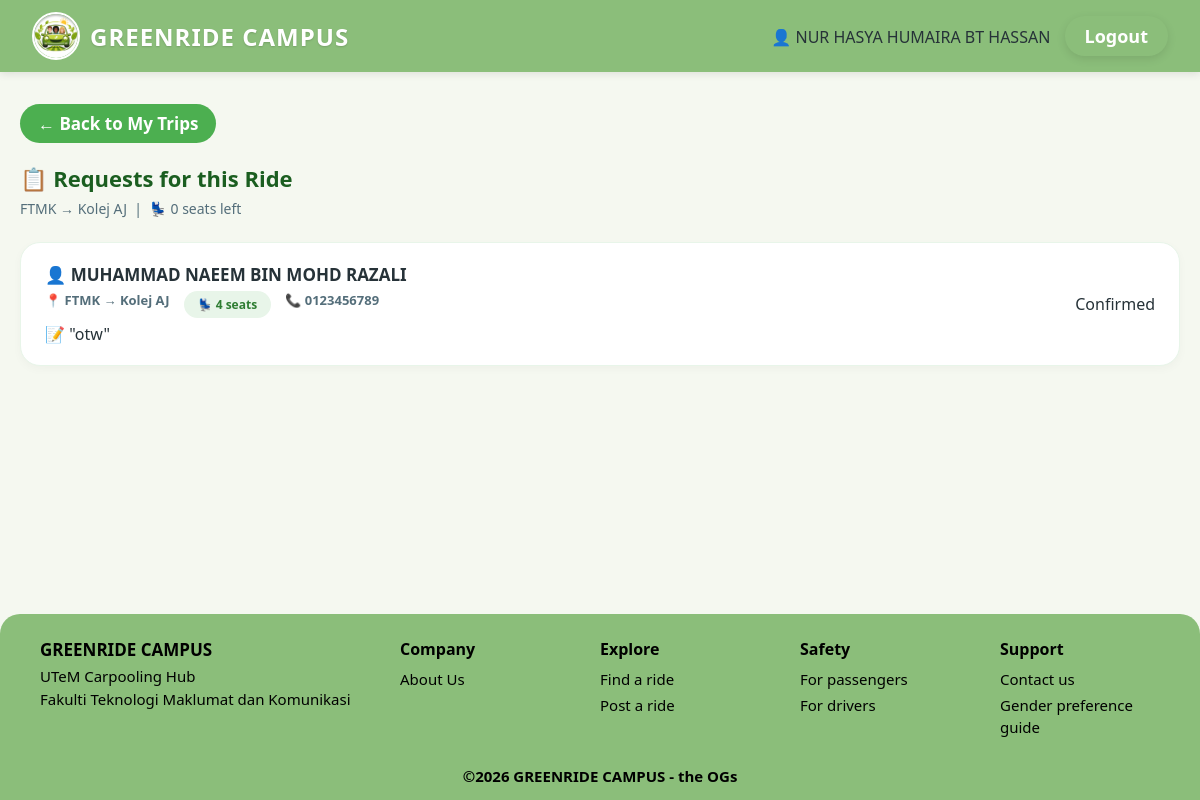
Page /trip/manage_request.php?trip_id=6 (signed in) on the committed database.
### tables this page shows
CREATE TABLE `trip` (
  `trip_ID` int(5) NOT NULL,
  `origin` varchar(100) NOT NULL,
  `destination` varchar(100) NOT NULL,
  `departure` datetime NOT NULL,
  `seats_available` int(2) NOT NULL,
  `price` decimal(10,2) NOT NULL,
  `status` varchar(20) NOT NULL,
  `gender_preference` varchar(20) DEFAULT NULL,
  `vehicle_ID` int(5) NOT NULL,
  `user_ID` int(5) NOT NULL
);

CREATE TABLE `triprequest` (
  `request_ID` int(5) NOT NULL,
  `seats_requested` int(2) NOT NULL,
  `pickup_point` varchar(100) NOT NULL,
  `dropoff_point` varchar(100) NOT NULL,
  `status` varchar(20) NOT NULL,
  `request_time` datetime NOT NULL,
  `response_time` datetime DEFAULT NULL,
  `passenger_note` varchar(255) DEFAULT NULL,
  `trip_ID` int(5) NOT NULL,
  `user_ID` int(5) NOT NULL,
  `booking_ID` int(5) DEFAULT NULL
);

CREATE TABLE `user` (
  `user_ID` int(5) NOT NULL,
  `name` varchar(100) NOT NULL,
  `email` varchar(100) NOT NULL,
  `password` varchar(255) NOT NULL,
  `phone_number` varchar(20) NOT NULL,
  `role` varchar(20) NOT NULL,
  `matric_number` varchar(10) NOT NULL,
  `gender` varchar(10) NOT NULL
);

### trip/manage_request.php (the view, shortened to what this page needs)
<?php
require_once '../config/database.php';
$trip_id = intval($_GET['trip_id']);
$user_id = $_SESSION['user_id'];
$trip = $conn->query("SELECT * FROM trip WHERE trip_ID='$trip_id' AND user_ID='$user_id'")->fetch_assoc();
$requests = $conn->query("
    SELECT tr.*, u.name AS passenger_name, u.phone_number
    FROM triprequest tr
    JOIN user u ON tr.user_ID = u.user_ID
    WHERE tr.trip_ID='$trip_id'
    ORDER BY
        CASE WHEN tr.status = 'Cancelled' THEN 0 ELSE 1 END,
        tr.request_time ASC
");
?>
<!DOCTYPE html>
<html lang="en">
<head>
    <link rel="stylesheet" href="../assets/css/style.css">
    <link rel="stylesheet" href="../assets/css/trip.css">
</head>
<body>
<?php include '../includes/header.php'; ?>
<div class="container">
    <a href="driver_trips.php" class="btn-back">← Back to My Trips</a>
    <h2 class="page-heading">📋 Requests for this Ride</h2>
    <p class="page-subtext">
        <?php echo htmlspecialchars($trip['origin']); ?> → <?php echo htmlspecialchars($trip['destination']); ?>
        &nbsp;|&nbsp; 💺 <?php echo $trip['seats_available']; ?> seat<?php echo $trip['seats_available'] != 1 ? 's' : ''; ?> left
    </p>
    <div class="trip-grid">
        <?php if ($requests && $requests->num_rows > 0): ?>
            <?php while ($req = $requests->fetch_assoc()): ?>
                <div class="trip-card">
                    <div class="trip-info-block">
                        <div class="trip-locations">👤 <?php echo htmlspecialchars($req['passenger_name']); ?></div>
                        <div class="trip-meta-row">
                            <span>📍 <?php echo htmlspecialchars($req['pickup_point']); ?> → <?php echo htmlspecialchars($req['dropoff_point']); ?></span>
                            <span class="badge-seats">💺 <?php echo $req['seats_requested']; ?> seat<?php echo $req['seats_requested'] != 1 ? 's' : ''; ?></span>
                            <span>📞 <?php echo htmlspecialchars($req['phone_number']); ?></span>
                        </div>
                        <?php if (!empty($req['passenger_note'])): ?>
                        <div class="trip-time">📝 "<?php echo htmlspecialchars($req['passenger_note']); ?>"</div>
                        <?php endif; ?>
                    </div>
                    <div class="trip-price-section">
                        <?php if ($req['status'] == 'Pending'): ?>
                            <div class="request-actions">
                                <form action="process_booking_response.php" method="POST" class="inline-form">
                                    <input type="hidden" name="request_id" value="<?php echo $req['request_ID']; ?>">
                                    <input type="hidden" name="action" value="approve">
                                    <button type="submit" class="btn btn-primary btn-sm">Approve</button>
                                </form>
                                <form action="process_booking_response.php" method="POST" class="inline-form">
                                    <input type="hidden" name="request_id" value="<?php echo $req['request_ID']; ?>">
                                    <input type="hidden" name="action" value="reject">
                                    <button type="submit" class="btn btn-danger btn-sm">Reject</button>
                                </form>
                            </div>
                        <?php else: ?>
                            <span class="badge-status badge-<?php echo strtolower($req['status']); ?>"><?php echo htmlspecialchars($req['status']); ?></span>
                        <?php endif; ?>
                    </div>
                </div>
            <?php endwhile; ?>
        <?php else: ?>
        <div class="empty-state">
            <p>No requests yet for this ride.</p>
        </div>
        <?php endif; ?>
    </div>
</div>
<?php include '../includes/footer.php'; ?>
</body>
</html>

### assets/css/style.css (style rules this page uses)
:root { --primary-green: #2E7D32; --light-green: #E8F5E9; --accent-green: #4CAF50; --bright-green: #76c442; --dark-green: #1B5E20; --bg-cream: #F1F8E9; --bg-page: #f5f8f0; --danger-red: #D32F2F; --danger-light: #FFEBEE; --text-dark: #263238; --text-muted: #546E7A; --border-radius: 16px; --card-shadow: 0 8px 24px rgba(46, 125, 50, 0.08); --navbar-green: #8bbe7a; }
* { box-sizing: border-box; margin: 0; padding: 0; font-family: 'Segoe UI', Roboto, Helvetica, Arial, sans-serif; }
body { background-color: var(--bg-page); color: var(--text-dark); min-height: 100vh; display: flex; flex-direction: column; }
.btn-back { background-color: var(--accent-green); color: white; padding: 8px 18px; border-radius: 25px; font-weight: 700; font-size: 17px; text-decoration: none; display: inline-flex; align-items: center; gap: 6px; margin-bottom: 20px; }
.container { padding: 32px 20px; max-width: 1200px; margin: 0 auto; flex: 1; width: 100%; }

### assets/css/trip.css (style rules this page uses)
.trip-grid { display: grid; grid-template-columns: 1fr; gap: 16px; }
.trip-card { background: #FFFFFF; border: 1.5px solid #E8F5E9; border-radius: 20px; padding: 20px 24px; display: flex; justify-content: space-between; align-items: center; box-shadow: 0 3px 10px rgba(0,0,0,0.03); transition: transform 0.2s, border-color 0.2s; }
.trip-info-block { display: flex; flex-direction: column; gap: 5px; flex: 1; }
.trip-locations { font-size: 17px; font-weight: 700; color: var(--text-dark); }
.trip-meta-row { display: flex; gap: 14px; font-size: 13px; color: var(--text-muted); font-weight: 600; flex-wrap: wrap; }
.trip-price-section { display: flex; align-items: center; gap: 16px; flex-shrink: 0; }
.badge-seats { background-color: var(--light-green); color: var(--primary-green); padding: 5px 14px; border-radius: 20px; font-size: 12px; font-weight: 700; display: inline-block; }
.page-heading { font-size: 22px; font-weight: 800; color: var(--dark-green); margin-bottom: 6px; }
.page-subtext { color: var(--text-muted); font-size: 14px; margin-bottom: 24px; }

### rows in the picture
trip: origin "FTMK", destination "Kolej AJ", seats_available "0"
triprequest: user_ID.name "MUHAMMAD NAEEM BIN MOHD RAZALI", pickup_point "FTMK", dropoff_point "Kolej AJ", seats_requested "4", user_ID.phone_number "0123456789", passenger_note "otw", status "Confirmed"

### other values in the picture
$_SESSION['user_name'] "NUR HASYA HUMAIRA BT HASSAN"
